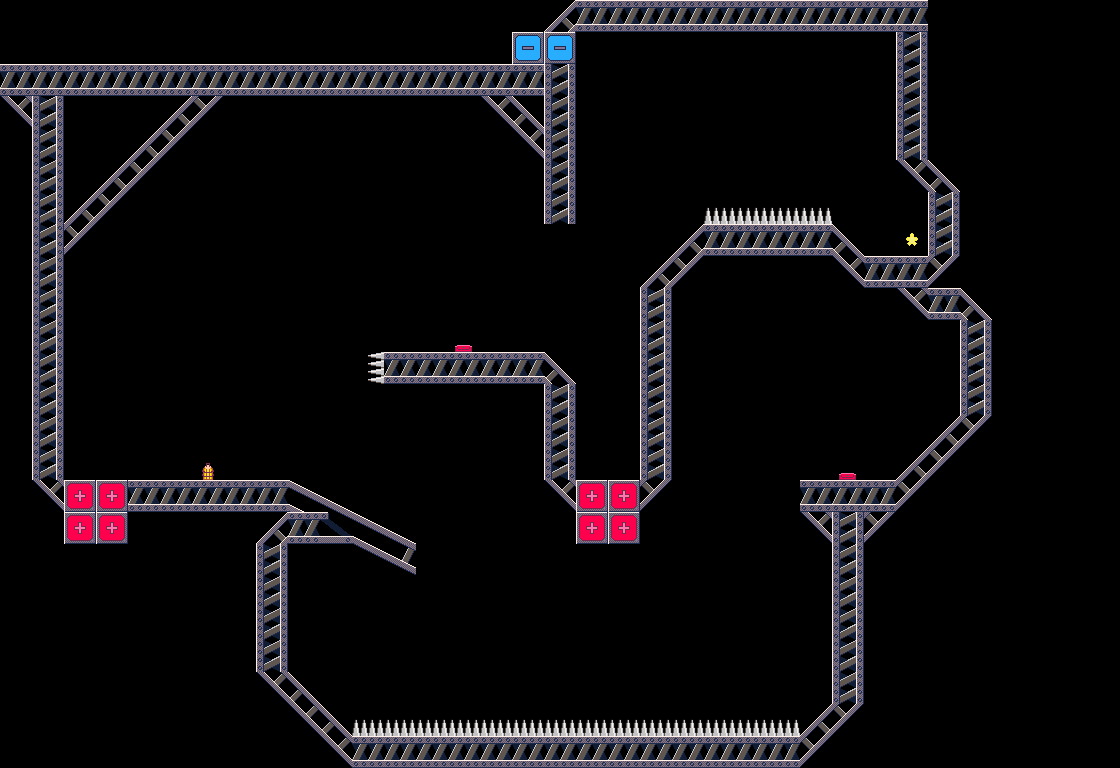

A 2D game scene composited from a Tiled map and its tileset images. What follows is a short description and the map's XML, with every tile layer's data as written:
An orthogonal 35x24 tile map with 32x32 px tiles, 1 tile layer (tiles) and 1 object.

<map version="1.8" tiledversion="1.8.2" orientation="orthogonal" renderorder="right-down" width="35" height="24" tilewidth="32" tileheight="32" infinite="0" nextlayerid="3" nextobjectid="2">
 <editorsettings>
  <export target="../../../assets/levels/039.json" format="json" />
 </editorsettings>
 <tileset firstgid="1" source="../Metal.tsx" />
 <layer id="1" name="tiles" width="35" height="24">
  <data encoding="csv">
0,0,0,0,0,0,0,0,0,0,0,0,0,0,0,0,0,15,26,26,26,26,26,26,26,26,26,26,26,0,0,0,0,0,0,
0,0,0,0,0,0,0,0,0,0,0,0,0,0,0,0,31,31,0,0,0,0,0,0,0,0,0,0,33,0,0,0,0,0,0,
26,26,26,26,26,26,26,26,26,26,26,26,26,26,26,26,26,33,0,0,0,0,0,0,0,0,0,0,33,0,0,0,0,0,0,
21,33,0,0,0,15,22,0,0,0,0,0,13,13,0,21,16,33,0,0,0,0,0,0,0,0,0,0,33,0,0,0,0,0,0,
0,33,0,0,15,22,0,0,0,0,0,0,0,13,13,0,21,33,0,0,0,0,0,0,0,0,0,0,33,13,13,0,0,0,0,
0,33,0,15,22,0,0,0,0,0,0,0,0,0,13,13,0,33,0,13,13,13,0,0,0,0,0,0,21,16,13,13,0,0,0,
0,33,15,22,0,0,0,0,0,0,0,0,0,0,0,13,13,33,0,0,0,13,20,20,20,20,0,0,0,33,13,13,0,0,0,
0,33,22,0,0,0,0,0,0,0,0,0,0,0,0,0,0,13,13,13,13,15,26,26,26,26,16,13,14,33,13,13,0,0,0,
0,33,0,0,0,0,0,0,0,0,0,0,0,0,0,0,0,0,0,13,15,22,0,0,0,0,21,26,26,22,13,13,13,0,0,
0,33,0,0,0,0,0,0,0,0,0,0,0,0,0,0,0,0,0,13,33,0,0,0,0,0,0,0,21,26,16,13,13,13,0,
0,33,0,0,0,0,0,0,0,0,0,0,0,0,36,0,0,0,0,13,33,0,0,0,0,0,0,0,0,0,33,0,0,13,0,
0,33,0,0,0,0,0,0,0,0,0,25,26,26,26,26,26,16,0,13,33,0,0,0,0,0,0,0,0,0,33,0,0,13,13,
0,33,0,0,0,0,0,0,0,0,0,0,0,0,0,0,0,33,0,13,33,0,0,0,0,0,0,0,0,0,33,0,0,13,13,
0,33,0,0,0,0,0,0,0,0,0,0,0,0,0,0,0,33,0,13,33,0,0,0,0,0,0,0,0,15,22,0,0,13,13,
0,33,0,0,0,0,28,0,0,0,0,0,0,0,0,0,0,33,0,13,33,0,0,0,0,0,36,0,15,22,0,0,0,0,0,
0,21,19,19,26,26,26,26,26,3,4,0,0,0,0,0,0,21,19,19,22,0,0,0,0,26,26,26,22,0,0,0,0,0,0,
0,0,19,19,0,0,0,0,15,26,35,3,4,0,0,0,0,0,19,19,0,0,0,0,0,21,33,22,0,0,0,0,0,0,0,
0,0,0,0,0,0,0,0,33,0,0,7,8,0,0,0,0,0,13,13,0,0,0,0,0,0,33,0,0,0,0,0,0,0,0,
0,0,0,0,0,0,0,0,33,0,0,0,0,0,0,0,0,0,0,0,0,0,0,0,0,0,33,0,0,0,0,0,0,0,0,
0,0,0,0,0,0,0,0,33,0,0,0,0,0,0,0,0,0,0,0,0,0,0,0,0,0,33,0,0,0,0,0,0,0,0,
0,0,0,0,0,0,0,0,33,0,0,0,0,0,0,0,0,0,0,0,0,0,0,0,0,0,33,0,0,0,0,0,0,0,0,
0,0,0,0,0,0,0,0,21,16,0,0,0,0,0,0,0,0,0,0,0,0,0,0,0,0,33,0,0,0,0,0,0,0,0,
0,0,0,0,0,0,0,0,0,21,16,20,20,20,20,20,20,20,20,20,20,20,20,20,20,15,22,0,0,0,0,0,0,0,0,
0,0,0,0,0,0,0,0,0,0,21,26,26,26,26,26,26,26,26,26,26,26,26,26,26,22,13,0,0,0,0,0,0,0,0
</data>
 </layer>
 <objectgroup id="2" name="spawns">
  <object id="1" x="350.524" y="483.94">
   <point />
  </object>
 </objectgroup>
</map>
